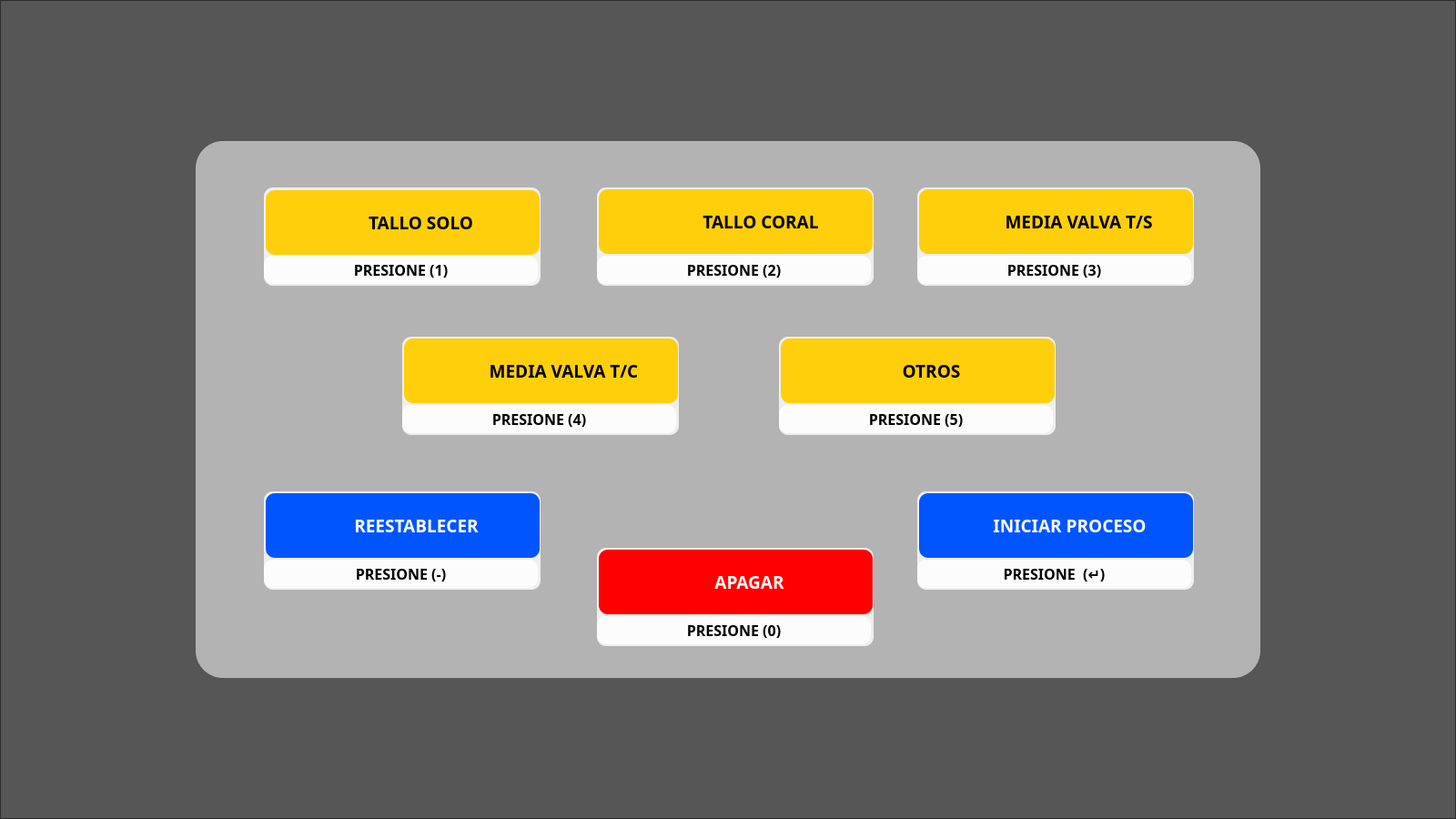
<?xml version="1.0" encoding="UTF-8"?>
<ui version="4.0">
 <class>Modal_Inicio</class>
 <widget class="QMainWindow" name="Modal_Inicio">
  <property name="geometry">
   <rect>
    <x>0</x>
    <y>0</y>
    <width>1600</width>
    <height>900</height>
   </rect>
  </property>
  <property name="windowTitle">
   <string>MainWindow</string>
  </property>
  <widget class="QWidget" name="centralwidget">
   <widget class="QFrame" name="frame">
    <property name="geometry">
     <rect>
      <x>215</x>
      <y>155</y>
      <width>1170</width>
      <height>590</height>
     </rect>
    </property>
    <property name="styleSheet">
     <string notr="true">#frame{
	background-color: rgba(255, 255, 255, 140);
	border-radius: 30px;
	border: none;
}</string>
    </property>
    <property name="frameShape">
     <enum>QFrame::StyledPanel</enum>
    </property>
    <property name="frameShadow">
     <enum>QFrame::Raised</enum>
    </property>
    <widget class="QFrame" name="frameBtnReestablecer">
     <property name="geometry">
      <rect>
       <x>75</x>
       <y>385</y>
       <width>304</width>
       <height>108</height>
      </rect>
     </property>
     <property name="styleSheet">
      <string notr="true">background-color: rgb(255, 255, 255);
background-color: rgba(255, 255, 255, 200);
border-radius: 10px;
border: none;</string>
     </property>
     <property name="frameShape">
      <enum>QFrame::StyledPanel</enum>
     </property>
     <property name="frameShadow">
      <enum>QFrame::Raised</enum>
     </property>
     <widget class="QPushButton" name="btnReestablecer">
      <property name="geometry">
       <rect>
        <x>2</x>
        <y>2</y>
        <width>301</width>
        <height>71</height>
       </rect>
      </property>
      <property name="font">
       <font>
        <family>Poppins</family>
        <pointsize>12</pointsize>
        <weight>75</weight>
        <bold>true</bold>
       </font>
      </property>
      <property name="styleSheet">
       <string notr="true">QPushButton {
    background-color: transparent;
    color: rgb(255, 255, 255);
    border: none;
}

QPushButton:hover {
    background-color: #4683FF;
}

QPushButton:pressed {
    background-color: #0649D1;
}</string>
      </property>
      <property name="text">
       <string/>
      </property>
     </widget>
     <widget class="QLabel" name="lblPresionarReestablecer">
      <property name="geometry">
       <rect>
        <x>0</x>
        <y>75</y>
        <width>301</width>
        <height>31</height>
       </rect>
      </property>
      <property name="font">
       <font>
        <family>Poppins</family>
        <pointsize>12</pointsize>
        <weight>75</weight>
        <bold>true</bold>
       </font>
      </property>
      <property name="layoutDirection">
       <enum>Qt::LeftToRight</enum>
      </property>
      <property name="styleSheet">
       <string notr="true">color: rgb(0, 0, 0);</string>
      </property>
      <property name="text">
       <string>PRESIONE (-)</string>
      </property>
      <property name="alignment">
       <set>Qt::AlignCenter</set>
      </property>
     </widget>
     <widget class="QLabel" name="lblImgReestablecer">
      <property name="geometry">
       <rect>
        <x>30</x>
        <y>15</y>
        <width>61</width>
        <height>41</height>
       </rect>
      </property>
      <property name="styleSheet">
       <string notr="true">background-color: transparent;</string>
      </property>
      <property name="text">
       <string/>
      </property>
     </widget>
     <widget class="QLabel" name="lblReestablecer">
      <property name="geometry">
       <rect>
        <x>2</x>
        <y>2</y>
        <width>301</width>
        <height>71</height>
       </rect>
      </property>
      <property name="font">
       <font>
        <family>Poppins</family>
        <pointsize>14</pointsize>
        <weight>75</weight>
        <bold>true</bold>
       </font>
      </property>
      <property name="layoutDirection">
       <enum>Qt::LeftToRight</enum>
      </property>
      <property name="autoFillBackground">
       <bool>false</bool>
      </property>
      <property name="styleSheet">
       <string notr="true">background-color: #0055FF;
color: rgb(255, 255, 255);
border: none;
border-radius: 10px;
padding-left: 30px;</string>
      </property>
      <property name="text">
       <string>REESTABLECER</string>
      </property>
      <property name="alignment">
       <set>Qt::AlignCenter</set>
      </property>
     </widget>
     <zorder>btnReestablecer</zorder>
     <zorder>lblPresionarReestablecer</zorder>
     <zorder>lblReestablecer</zorder>
     <zorder>lblImgReestablecer</zorder>
    </widget>
    <widget class="QFrame" name="framebtnIniciarProceso">
     <property name="geometry">
      <rect>
       <x>793</x>
       <y>385</y>
       <width>304</width>
       <height>108</height>
      </rect>
     </property>
     <property name="styleSheet">
      <string notr="true">background-color: rgb(255, 255, 255);
background-color: rgba(255, 255, 255, 200);
border-radius: 10px;
border: none;</string>
     </property>
     <property name="frameShape">
      <enum>QFrame::StyledPanel</enum>
     </property>
     <property name="frameShadow">
      <enum>QFrame::Raised</enum>
     </property>
     <widget class="QPushButton" name="btnIniciarProceso">
      <property name="geometry">
       <rect>
        <x>2</x>
        <y>2</y>
        <width>301</width>
        <height>71</height>
       </rect>
      </property>
      <property name="font">
       <font>
        <family>Poppins</family>
        <pointsize>12</pointsize>
        <weight>75</weight>
        <bold>true</bold>
       </font>
      </property>
      <property name="layoutDirection">
       <enum>Qt::LeftToRight</enum>
      </property>
      <property name="autoFillBackground">
       <bool>false</bool>
      </property>
      <property name="styleSheet">
       <string notr="true">QPushButton {
    color: rgb(255, 255, 255);
    border: none;
}

QPushButton:hover {
    background-color: #4683FF;
}

QPushButton:pressed {
    background-color: #0649D1;
}</string>
      </property>
      <property name="text">
       <string/>
      </property>
     </widget>
     <widget class="QLabel" name="lblPresionarIniciarProceso">
      <property name="geometry">
       <rect>
        <x>0</x>
        <y>75</y>
        <width>301</width>
        <height>31</height>
       </rect>
      </property>
      <property name="font">
       <font>
        <family>Poppins</family>
        <pointsize>12</pointsize>
        <weight>75</weight>
        <bold>true</bold>
       </font>
      </property>
      <property name="layoutDirection">
       <enum>Qt::LeftToRight</enum>
      </property>
      <property name="styleSheet">
       <string notr="true">color: rgb(0, 0, 0);</string>
      </property>
      <property name="text">
       <string>PRESIONE  (↵)</string>
      </property>
      <property name="alignment">
       <set>Qt::AlignCenter</set>
      </property>
     </widget>
     <widget class="QLabel" name="lblImgIniciarProceso">
      <property name="geometry">
       <rect>
        <x>10</x>
        <y>16</y>
        <width>61</width>
        <height>41</height>
       </rect>
      </property>
      <property name="styleSheet">
       <string notr="true">background-color: transparent;</string>
      </property>
      <property name="text">
       <string/>
      </property>
     </widget>
     <widget class="QLabel" name="lblIniciarProceso">
      <property name="geometry">
       <rect>
        <x>2</x>
        <y>2</y>
        <width>301</width>
        <height>71</height>
       </rect>
      </property>
      <property name="font">
       <font>
        <family>Poppins</family>
        <pointsize>14</pointsize>
        <weight>75</weight>
        <bold>true</bold>
       </font>
      </property>
      <property name="layoutDirection">
       <enum>Qt::LeftToRight</enum>
      </property>
      <property name="autoFillBackground">
       <bool>false</bool>
      </property>
      <property name="styleSheet">
       <string notr="true">background-color: #0055FF;
color: rgb(255, 255, 255);
border: none;
border-radius: 10px;
padding-left: 30px;</string>
      </property>
      <property name="text">
       <string>INICIAR PROCESO</string>
      </property>
      <property name="alignment">
       <set>Qt::AlignCenter</set>
      </property>
     </widget>
     <zorder>btnIniciarProceso</zorder>
     <zorder>lblPresionarIniciarProceso</zorder>
     <zorder>lblIniciarProceso</zorder>
     <zorder>lblImgIniciarProceso</zorder>
    </widget>
    <widget class="QFrame" name="framebtnApagarEquipo">
     <property name="geometry">
      <rect>
       <x>441</x>
       <y>447</y>
       <width>304</width>
       <height>108</height>
      </rect>
     </property>
     <property name="styleSheet">
      <string notr="true">background-color: rgb(255, 255, 255);
background-color: rgba(255, 255, 255, 200);
border-radius: 10px;
border: none;</string>
     </property>
     <property name="frameShape">
      <enum>QFrame::StyledPanel</enum>
     </property>
     <property name="frameShadow">
      <enum>QFrame::Raised</enum>
     </property>
     <widget class="QPushButton" name="btnApagarEquipo">
      <property name="geometry">
       <rect>
        <x>2</x>
        <y>2</y>
        <width>301</width>
        <height>71</height>
       </rect>
      </property>
      <property name="font">
       <font>
        <family>Poppins</family>
        <pointsize>12</pointsize>
        <weight>75</weight>
        <bold>true</bold>
       </font>
      </property>
      <property name="styleSheet">
       <string notr="true">QPushButton{
	color: rgb(255, 255, 255);
	border:none;
}
QPushButton:hover{
	background-color: #FF4C4C;
}
QPushButton:pressed{
	background-color: #D90000;
}</string>
      </property>
      <property name="text">
       <string/>
      </property>
     </widget>
     <widget class="QLabel" name="lblPresionarApagar">
      <property name="geometry">
       <rect>
        <x>0</x>
        <y>75</y>
        <width>301</width>
        <height>31</height>
       </rect>
      </property>
      <property name="font">
       <font>
        <family>Poppins</family>
        <pointsize>12</pointsize>
        <weight>75</weight>
        <bold>true</bold>
       </font>
      </property>
      <property name="layoutDirection">
       <enum>Qt::LeftToRight</enum>
      </property>
      <property name="styleSheet">
       <string notr="true">color: rgb(0, 0, 0);</string>
      </property>
      <property name="text">
       <string>PRESIONE (0)</string>
      </property>
      <property name="alignment">
       <set>Qt::AlignCenter</set>
      </property>
     </widget>
     <widget class="QLabel" name="lblImgApagar">
      <property name="geometry">
       <rect>
        <x>50</x>
        <y>16</y>
        <width>61</width>
        <height>41</height>
       </rect>
      </property>
      <property name="styleSheet">
       <string notr="true">background-color: transparent;</string>
      </property>
      <property name="text">
       <string/>
      </property>
     </widget>
     <widget class="QLabel" name="lblApagar">
      <property name="geometry">
       <rect>
        <x>2</x>
        <y>2</y>
        <width>301</width>
        <height>71</height>
       </rect>
      </property>
      <property name="font">
       <font>
        <family>Poppins</family>
        <pointsize>14</pointsize>
        <weight>75</weight>
        <bold>true</bold>
       </font>
      </property>
      <property name="layoutDirection">
       <enum>Qt::LeftToRight</enum>
      </property>
      <property name="autoFillBackground">
       <bool>false</bool>
      </property>
      <property name="styleSheet">
       <string notr="true">background-color: #FF0000;
color: rgb(255, 255, 255);
border: none;
border-radius: 10px;
padding-left: 30px;</string>
      </property>
      <property name="text">
       <string>APAGAR</string>
      </property>
      <property name="alignment">
       <set>Qt::AlignCenter</set>
      </property>
     </widget>
     <zorder>btnApagarEquipo</zorder>
     <zorder>lblPresionarApagar</zorder>
     <zorder>lblApagar</zorder>
     <zorder>lblImgApagar</zorder>
    </widget>
    <widget class="QFrame" name="frameBtnTalloSolo">
     <property name="geometry">
      <rect>
       <x>75</x>
       <y>51</y>
       <width>304</width>
       <height>108</height>
      </rect>
     </property>
     <property name="styleSheet">
      <string notr="true">background-color: rgb(255, 255, 255);
background-color: rgba(255, 255, 255, 200);
border-radius: 10px;
border: none;</string>
     </property>
     <property name="frameShape">
      <enum>QFrame::StyledPanel</enum>
     </property>
     <property name="frameShadow">
      <enum>QFrame::Raised</enum>
     </property>
     <widget class="QPushButton" name="btnTalloSolo">
      <property name="geometry">
       <rect>
        <x>2</x>
        <y>3</y>
        <width>301</width>
        <height>71</height>
       </rect>
      </property>
      <property name="font">
       <font>
        <family>Poppins</family>
        <pointsize>12</pointsize>
        <weight>75</weight>
        <bold>true</bold>
       </font>
      </property>
      <property name="layoutDirection">
       <enum>Qt::LeftToRight</enum>
      </property>
      <property name="styleSheet">
       <string notr="true">background-color: transparent;
color: rgb(0, 0, 0);
border: none;</string>
      </property>
      <property name="text">
       <string/>
      </property>
     </widget>
     <widget class="QLabel" name="lblPresionarTalloSolo">
      <property name="geometry">
       <rect>
        <x>0</x>
        <y>75</y>
        <width>301</width>
        <height>31</height>
       </rect>
      </property>
      <property name="font">
       <font>
        <family>Poppins</family>
        <pointsize>12</pointsize>
        <weight>75</weight>
        <bold>true</bold>
       </font>
      </property>
      <property name="layoutDirection">
       <enum>Qt::LeftToRight</enum>
      </property>
      <property name="styleSheet">
       <string notr="true">color: rgb(0, 0, 0);</string>
      </property>
      <property name="text">
       <string>PRESIONE (1)</string>
      </property>
      <property name="alignment">
       <set>Qt::AlignCenter</set>
      </property>
     </widget>
     <widget class="QLabel" name="lblImgTalloSolo">
      <property name="geometry">
       <rect>
        <x>25</x>
        <y>17</y>
        <width>61</width>
        <height>41</height>
       </rect>
      </property>
      <property name="styleSheet">
       <string notr="true">background-color: transparent;</string>
      </property>
      <property name="text">
       <string/>
      </property>
     </widget>
     <widget class="QLabel" name="lblTalloSolo">
      <property name="geometry">
       <rect>
        <x>2</x>
        <y>3</y>
        <width>301</width>
        <height>71</height>
       </rect>
      </property>
      <property name="font">
       <font>
        <family>Poppins</family>
        <pointsize>14</pointsize>
        <weight>75</weight>
        <bold>true</bold>
       </font>
      </property>
      <property name="layoutDirection">
       <enum>Qt::LeftToRight</enum>
      </property>
      <property name="autoFillBackground">
       <bool>false</bool>
      </property>
      <property name="styleSheet">
       <string notr="true">background-color: rgb(255, 207, 11);
color: rgb(0, 0, 0);
border: none;
border-radius: 10px;
padding-left: 40px;</string>
      </property>
      <property name="text">
       <string>TALLO SOLO</string>
      </property>
      <property name="alignment">
       <set>Qt::AlignCenter</set>
      </property>
     </widget>
     <zorder>btnTalloSolo</zorder>
     <zorder>lblPresionarTalloSolo</zorder>
     <zorder>lblTalloSolo</zorder>
     <zorder>lblImgTalloSolo</zorder>
    </widget>
    <widget class="QFrame" name="frameBtnTalloCoral">
     <property name="geometry">
      <rect>
       <x>441</x>
       <y>51</y>
       <width>304</width>
       <height>108</height>
      </rect>
     </property>
     <property name="styleSheet">
      <string notr="true">background-color: rgb(255, 255, 255);
background-color: rgba(255, 255, 255, 200);
border-radius: 10px;
border: none;</string>
     </property>
     <property name="frameShape">
      <enum>QFrame::StyledPanel</enum>
     </property>
     <property name="frameShadow">
      <enum>QFrame::Raised</enum>
     </property>
     <widget class="QPushButton" name="btnTalloCoral">
      <property name="geometry">
       <rect>
        <x>2</x>
        <y>2</y>
        <width>301</width>
        <height>71</height>
       </rect>
      </property>
      <property name="font">
       <font>
        <family>Poppins</family>
        <pointsize>12</pointsize>
        <weight>75</weight>
        <bold>true</bold>
       </font>
      </property>
      <property name="styleSheet">
       <string notr="true">QPushButton {
	background-color: transparent;
    color: rgb(0, 0, 0);
    border: none;
}

QPushButton:hover {
    background-color: rgb(255, 207, 11);
}

QPushButton:pressed {
    background-color: rgb(255, 207, 11);
}</string>
      </property>
      <property name="text">
       <string/>
      </property>
     </widget>
     <widget class="QLabel" name="lblPresionarTalloCoral">
      <property name="geometry">
       <rect>
        <x>0</x>
        <y>75</y>
        <width>301</width>
        <height>31</height>
       </rect>
      </property>
      <property name="font">
       <font>
        <family>Poppins</family>
        <pointsize>12</pointsize>
        <weight>75</weight>
        <bold>true</bold>
       </font>
      </property>
      <property name="layoutDirection">
       <enum>Qt::LeftToRight</enum>
      </property>
      <property name="styleSheet">
       <string notr="true">color: rgb(0, 0, 0);</string>
      </property>
      <property name="text">
       <string>PRESIONE (2)</string>
      </property>
      <property name="alignment">
       <set>Qt::AlignCenter</set>
      </property>
     </widget>
     <widget class="QLabel" name="lblImgTalloCoral">
      <property name="geometry">
       <rect>
        <x>25</x>
        <y>20</y>
        <width>61</width>
        <height>41</height>
       </rect>
      </property>
      <property name="styleSheet">
       <string notr="true">background-color: transparent;</string>
      </property>
      <property name="text">
       <string/>
      </property>
     </widget>
     <widget class="QLabel" name="lblTalloCoral">
      <property name="geometry">
       <rect>
        <x>2</x>
        <y>2</y>
        <width>301</width>
        <height>71</height>
       </rect>
      </property>
      <property name="font">
       <font>
        <family>Poppins</family>
        <pointsize>14</pointsize>
        <weight>75</weight>
        <bold>true</bold>
       </font>
      </property>
      <property name="layoutDirection">
       <enum>Qt::LeftToRight</enum>
      </property>
      <property name="autoFillBackground">
       <bool>false</bool>
      </property>
      <property name="styleSheet">
       <string notr="true">background-color: rgb(255, 207, 11);
color: rgb(0, 0, 0);
border: none;
border-radius: 10px;
padding-left: 55px;</string>
      </property>
      <property name="text">
       <string>TALLO CORAL</string>
      </property>
      <property name="alignment">
       <set>Qt::AlignCenter</set>
      </property>
     </widget>
     <zorder>btnTalloCoral</zorder>
     <zorder>lblPresionarTalloCoral</zorder>
     <zorder>lblTalloCoral</zorder>
     <zorder>lblImgTalloCoral</zorder>
    </widget>
    <widget class="QFrame" name="frameBtnMediaValvaTS">
     <property name="geometry">
      <rect>
       <x>793</x>
       <y>51</y>
       <width>304</width>
       <height>108</height>
      </rect>
     </property>
     <property name="styleSheet">
      <string notr="true">background-color: rgb(255, 255, 255);
background-color: rgba(255, 255, 255, 200);
border-radius: 10px;
border: none;</string>
     </property>
     <property name="frameShape">
      <enum>QFrame::StyledPanel</enum>
     </property>
     <property name="frameShadow">
      <enum>QFrame::Raised</enum>
     </property>
     <widget class="QPushButton" name="btnMediaValvaTs">
      <property name="geometry">
       <rect>
        <x>2</x>
        <y>2</y>
        <width>301</width>
        <height>71</height>
       </rect>
      </property>
      <property name="font">
       <font>
        <family>Poppins</family>
        <pointsize>12</pointsize>
        <weight>75</weight>
        <bold>true</bold>
       </font>
      </property>
      <property name="styleSheet">
       <string notr="true">QPushButton {
	background-color: transparent;
    color: rgb(0, 0, 0);
    border: none;
}

QPushButton:hover {
    background-color: rgb(255, 207, 11);
}

QPushButton:pressed {
    background-color: rgb(255, 207, 11);
}</string>
      </property>
      <property name="text">
       <string/>
      </property>
     </widget>
     <widget class="QLabel" name="lblPresionarMediaValvaTs">
      <property name="geometry">
       <rect>
        <x>0</x>
        <y>75</y>
        <width>301</width>
        <height>31</height>
       </rect>
      </property>
      <property name="font">
       <font>
        <family>Poppins</family>
        <pointsize>12</pointsize>
        <weight>75</weight>
        <bold>true</bold>
       </font>
      </property>
      <property name="layoutDirection">
       <enum>Qt::LeftToRight</enum>
      </property>
      <property name="styleSheet">
       <string notr="true">color: rgb(0, 0, 0);</string>
      </property>
      <property name="text">
       <string>PRESIONE (3)</string>
      </property>
      <property name="alignment">
       <set>Qt::AlignCenter</set>
      </property>
     </widget>
     <widget class="QLabel" name="lblImgMediaValvaTs">
      <property name="geometry">
       <rect>
        <x>25</x>
        <y>18</y>
        <width>61</width>
        <height>41</height>
       </rect>
      </property>
      <property name="styleSheet">
       <string notr="true">background-color: transparent;</string>
      </property>
      <property name="text">
       <string/>
      </property>
     </widget>
     <widget class="QLabel" name="lblMediaValvaTs">
      <property name="geometry">
       <rect>
        <x>2</x>
        <y>2</y>
        <width>301</width>
        <height>71</height>
       </rect>
      </property>
      <property name="font">
       <font>
        <family>Poppins</family>
        <pointsize>14</pointsize>
        <weight>75</weight>
        <bold>true</bold>
       </font>
      </property>
      <property name="layoutDirection">
       <enum>Qt::LeftToRight</enum>
      </property>
      <property name="autoFillBackground">
       <bool>false</bool>
      </property>
      <property name="styleSheet">
       <string notr="true">background-color: rgb(255, 207, 11);
color: rgb(0, 0, 0);
border: none;
border-radius: 10px;
padding-left: 50px;</string>
      </property>
      <property name="text">
       <string>MEDIA VALVA T/S</string>
      </property>
      <property name="alignment">
       <set>Qt::AlignCenter</set>
      </property>
     </widget>
     <zorder>btnMediaValvaTs</zorder>
     <zorder>lblPresionarMediaValvaTs</zorder>
     <zorder>lblMediaValvaTs</zorder>
     <zorder>lblImgMediaValvaTs</zorder>
    </widget>
    <widget class="QFrame" name="frameBtnMediaValvaTc">
     <property name="geometry">
      <rect>
       <x>227</x>
       <y>215</y>
       <width>304</width>
       <height>108</height>
      </rect>
     </property>
     <property name="styleSheet">
      <string notr="true">background-color: rgb(255, 255, 255);
background-color: rgba(255, 255, 255, 200);
border-radius: 10px;
border: none;</string>
     </property>
     <property name="frameShape">
      <enum>QFrame::StyledPanel</enum>
     </property>
     <property name="frameShadow">
      <enum>QFrame::Raised</enum>
     </property>
     <widget class="QPushButton" name="btnMediaValvaTc">
      <property name="geometry">
       <rect>
        <x>2</x>
        <y>2</y>
        <width>301</width>
        <height>71</height>
       </rect>
      </property>
      <property name="font">
       <font>
        <family>Poppins</family>
        <pointsize>12</pointsize>
        <weight>75</weight>
        <bold>true</bold>
       </font>
      </property>
      <property name="styleSheet">
       <string notr="true">QPushButton {
	background-color: transparent;
    color: rgb(0, 0, 0);
    border: none;
}

QPushButton:hover {
    background-color: rgb(255, 207, 11);
}

QPushButton:pressed {
    background-color: rgb(255, 207, 11);
}</string>
      </property>
      <property name="text">
       <string/>
      </property>
     </widget>
     <widget class="QLabel" name="lblPresionarMediaValvaTc">
      <property name="geometry">
       <rect>
        <x>0</x>
        <y>75</y>
        <width>301</width>
        <height>31</height>
       </rect>
      </property>
      <property name="font">
       <font>
        <family>Poppins</family>
        <pointsize>12</pointsize>
        <weight>75</weight>
        <bold>true</bold>
       </font>
      </property>
      <property name="layoutDirection">
       <enum>Qt::LeftToRight</enum>
      </property>
      <property name="styleSheet">
       <string notr="true">color: rgb(0, 0, 0);</string>
      </property>
      <property name="text">
       <string>PRESIONE (4)</string>
      </property>
      <property name="alignment">
       <set>Qt::AlignCenter</set>
      </property>
     </widget>
     <widget class="QLabel" name="lblImgMediaValvaTc">
      <property name="geometry">
       <rect>
        <x>25</x>
        <y>18</y>
        <width>61</width>
        <height>41</height>
       </rect>
      </property>
      <property name="styleSheet">
       <string notr="true">background-color: transparent;</string>
      </property>
      <property name="text">
       <string/>
      </property>
      <property name="alignment">
       <set>Qt::AlignLeading|Qt::AlignLeft|Qt::AlignVCenter</set>
      </property>
     </widget>
     <widget class="QLabel" name="lblMediaValvaTc">
      <property name="geometry">
       <rect>
        <x>2</x>
        <y>2</y>
        <width>301</width>
        <height>71</height>
       </rect>
      </property>
      <property name="font">
       <font>
        <family>Poppins</family>
        <pointsize>14</pointsize>
        <weight>75</weight>
        <bold>true</bold>
       </font>
      </property>
      <property name="layoutDirection">
       <enum>Qt::LeftToRight</enum>
      </property>
      <property name="autoFillBackground">
       <bool>false</bool>
      </property>
      <property name="styleSheet">
       <string notr="true">background-color: rgb(255, 207, 11);
color: rgb(0, 0, 0);
border: none;
border-radius: 10px;
padding-left: 50px;</string>
      </property>
      <property name="text">
       <string>MEDIA VALVA T/C</string>
      </property>
      <property name="alignment">
       <set>Qt::AlignCenter</set>
      </property>
     </widget>
     <zorder>btnMediaValvaTc</zorder>
     <zorder>lblPresionarMediaValvaTc</zorder>
     <zorder>lblMediaValvaTc</zorder>
     <zorder>lblImgMediaValvaTc</zorder>
    </widget>
    <widget class="QFrame" name="frameBtnOtros">
     <property name="geometry">
      <rect>
       <x>641</x>
       <y>215</y>
       <width>304</width>
       <height>108</height>
      </rect>
     </property>
     <property name="styleSheet">
      <string notr="true">background-color: rgb(255, 255, 255);
background-color: rgba(255, 255, 255, 200);
border-radius: 10px;
border: none;</string>
     </property>
     <property name="frameShape">
      <enum>QFrame::StyledPanel</enum>
     </property>
     <property name="frameShadow">
      <enum>QFrame::Raised</enum>
     </property>
     <widget class="QPushButton" name="btnOtros">
      <property name="geometry">
       <rect>
        <x>2</x>
        <y>2</y>
        <width>301</width>
        <height>71</height>
       </rect>
      </property>
      <property name="font">
       <font>
        <family>Poppins</family>
        <pointsize>12</pointsize>
        <weight>75</weight>
        <bold>true</bold>
       </font>
      </property>
      <property name="styleSheet">
       <string notr="true">QPushButton {
	background-color: transparent;
    color: rgb(0, 0, 0);
    border: none;
}

QPushButton:hover {
    background-color: rgb(255, 207, 11);
}

QPushButton:pressed {
    background-color: rgb(255, 207, 11);
}</string>
      </property>
      <property name="text">
       <string/>
      </property>
     </widget>
     <widget class="QLabel" name="lblPresionarOtros">
      <property name="geometry">
       <rect>
        <x>0</x>
        <y>75</y>
        <width>301</width>
        <height>31</height>
       </rect>
      </property>
      <property name="font">
       <font>
        <family>Poppins</family>
        <pointsize>12</pointsize>
        <weight>75</weight>
        <bold>true</bold>
       </font>
      </property>
      <property name="layoutDirection">
       <enum>Qt::LeftToRight</enum>
      </property>
      <property name="styleSheet">
       <string notr="true">color: rgb(0, 0, 0);</string>
      </property>
      <property name="text">
       <string>PRESIONE (5)</string>
      </property>
      <property name="alignment">
       <set>Qt::AlignCenter</set>
      </property>
     </widget>
     <widget class="QLabel" name="lblImgOtros">
      <property name="geometry">
       <rect>
        <x>60</x>
        <y>18</y>
        <width>61</width>
        <height>41</height>
       </rect>
      </property>
      <property name="styleSheet">
       <string notr="true">background-color: transparent;</string>
      </property>
      <property name="text">
       <string/>
      </property>
     </widget>
     <widget class="QLabel" name="lblOtros">
      <property name="geometry">
       <rect>
        <x>2</x>
        <y>2</y>
        <width>301</width>
        <height>71</height>
       </rect>
      </property>
      <property name="font">
       <font>
        <family>Poppins</family>
        <pointsize>14</pointsize>
        <weight>75</weight>
        <bold>true</bold>
       </font>
      </property>
      <property name="layoutDirection">
       <enum>Qt::LeftToRight</enum>
      </property>
      <property name="autoFillBackground">
       <bool>false</bool>
      </property>
      <property name="styleSheet">
       <string notr="true">background-color: rgb(255, 207, 11);
color: rgb(0, 0, 0);
border: none;
border-radius: 10px;
padding-left: 30px;</string>
      </property>
      <property name="text">
       <string>OTROS</string>
      </property>
      <property name="alignment">
       <set>Qt::AlignCenter</set>
      </property>
     </widget>
     <zorder>btnOtros</zorder>
     <zorder>lblPresionarOtros</zorder>
     <zorder>lblOtros</zorder>
     <zorder>lblImgOtros</zorder>
    </widget>
   </widget>
   <widget class="QLabel" name="labelFondoSistema">
    <property name="geometry">
     <rect>
      <x>0</x>
      <y>0</y>
      <width>1600</width>
      <height>900</height>
     </rect>
    </property>
    <property name="focusPolicy">
     <enum>Qt::NoFocus</enum>
    </property>
    <property name="text">
     <string/>
    </property>
    <property name="scaledContents">
     <bool>true</bool>
    </property>
   </widget>
   <widget class="QFrame" name="frameFondoSistema">
    <property name="geometry">
     <rect>
      <x>0</x>
      <y>0</y>
      <width>1600</width>
      <height>900</height>
     </rect>
    </property>
    <property name="styleSheet">
     <string notr="true">background-color: rgba(43, 43, 43, 200);
</string>
    </property>
    <property name="frameShape">
     <enum>QFrame::StyledPanel</enum>
    </property>
    <property name="frameShadow">
     <enum>QFrame::Raised</enum>
    </property>
   </widget>
   <zorder>labelFondoSistema</zorder>
   <zorder>frameFondoSistema</zorder>
   <zorder>frame</zorder>
  </widget>
 </widget>
 <resources/>
 <connections/>
</ui>
